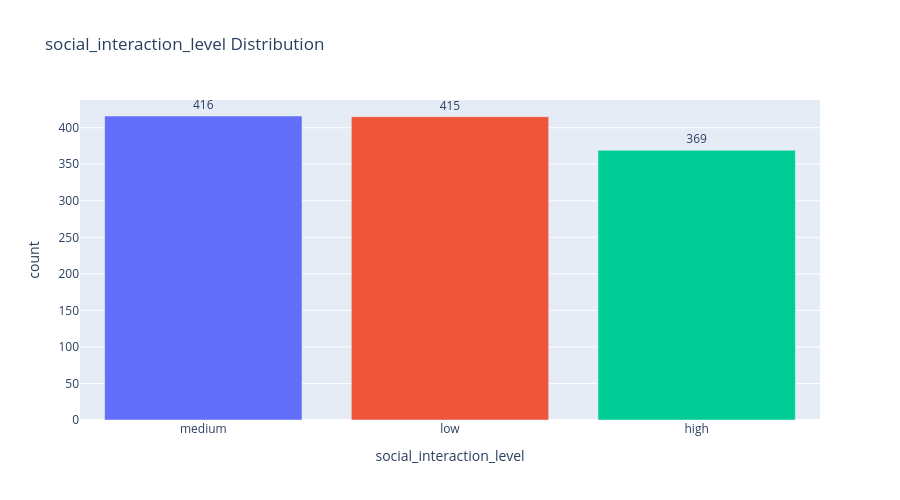

Notebook code for this chart:
### Code cell
soc_int_counts = df['social_interaction_level'].value_counts().reset_index()

fig = px.bar(soc_int_counts, x='social_interaction_level', y='count', text='count', color='social_interaction_level', title='social_interaction_level Distribution')
fig.update_traces(textposition='outside')
fig.update_layout(xaxis_title='social_interaction_level', yaxis_title='count', showlegend=False, height=500)
fig.show()

### Figure 1 — Plotly figure (JSON) as saved in the notebook; plotly's stock layout.template omitted (floating-point values rounded to 4 significant figures)
{"data": [{"hovertemplate": "social_interaction_level=%{x}<br>count=%{text}<extra></extra>", "legendgroup": "medium", "marker": {"color": "#636efa", "pattern": {"shape": ""}}, "name": "medium", "orientation": "v", "showlegend": true, "text": [416.0], "textposition": "outside", "type": "bar", "x": ["medium"], "xaxis": "x", "y": [416], "yaxis": "y"}, {"hovertemplate": "social_interaction_level=%{x}<br>count=%{text}<extra></extra>", "legendgroup": "low", "marker": {"color": "#EF553B", "pattern": {"shape": ""}}, "name": "low", "orientation": "v", "showlegend": true, "text": [415.0], "textposition": "outside", "type": "bar", "x": ["low"], "xaxis": "x", "y": [415], "yaxis": "y"}, {"hovertemplate": "social_interaction_level=%{x}<br>count=%{text}<extra></extra>", "legendgroup": "high", "marker": {"color": "#00cc96", "pattern": {"shape": ""}}, "name": "high", "orientation": "v", "showlegend": true, "text": [369.0], "textposition": "outside", "type": "bar", "x": ["high"], "xaxis": "x", "y": [369], "yaxis": "y"}], "layout": {"barmode": "relative", "height": 500, "legend": {"title": {"text": "social_interaction_level"}, "tracegroupgap": 0}, "showlegend": false, "title": {"text": "social_interaction_level Distribution"}, "xaxis": {"anchor": "y", "categoryarray": ["medium", "low", "high"], "categoryorder": "array", "domain": [0, 1], "title": {"text": "social_interaction_level"}}, "yaxis": {"anchor": "x", "domain": [0, 1], "title": {"text": "count"}}}}
